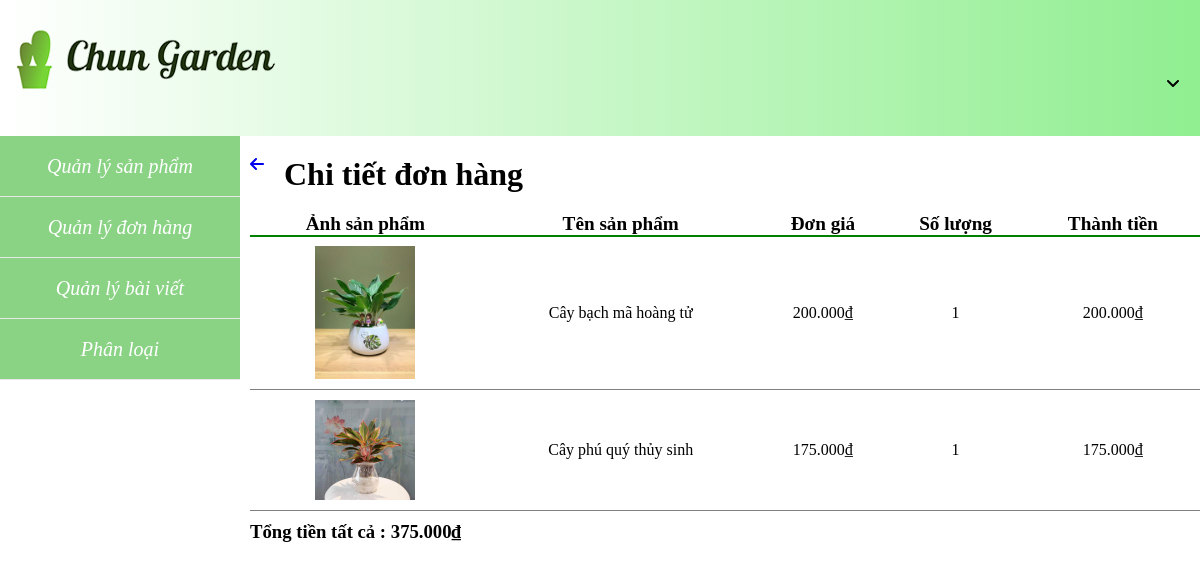
The app's page /admin/modules/invoice/view_detail.php?id=87 with its own data.
### tables this page shows
CREATE TABLE `invoice_detail` (
  `id_Invoice` int(11) NOT NULL,
  `id_Product` int(11) NOT NULL,
  `Quantity` int(11) NOT NULL,
  `Price` float NOT NULL
);

CREATE TABLE `product` (
  `id_Product` int(11) NOT NULL,
  `Name` varchar(50) NOT NULL,
  `Price` float NOT NULL,
  `image` varchar(255) NOT NULL,
  `Description` text NOT NULL,
  `Status` tinyint(1) NOT NULL,
  `id_Categorize` int(11) NOT NULL,
  `view` bigint(20) NOT NULL
);

### admin/modules/invoice/view_detail.php (the view, shortened to what this page needs)
<?php
	$id=$_GET['id'];
	$sql="SELECT invoice_detail.*, Product.Name,Product.image FROM invoice_detail  JOIN Product ON Product.Id_Product = invoice_detail.id_Product WHERE id_Invoice='$id'";
	$result=mysqli_query($conn,$sql);
?>
<?php
require_once 'Layout/header.php';
?>
<div class="invoice_detail">
	<div class="checkout">
		<a href='index.php?module=invoice&action=listinvoice'><i class="fas fa-arrow-left"></i></a>
	</div>
	<h1>Chi tiết đơn hàng</h1>
	<table>
		<tr>
			<th>Ảnh sản phẩm</th>
			<th> Tên sản phẩm </th>
			<th>Đơn giá</th>
			<th>Số lượng</th>
			<th>Thành tiền</th>
		</tr>
		<tr>
			<?php
			$total=0;
			foreach ($result as $row) {
				echo "<tr>";
				$url=$row['image'];
				echo "<td>";
				echo "<img src='$url' width='100px'>";
				echo "</td>";
				echo "<td>".$row['Name']."</td>";
				echo "<td>".number_format($row['Price'],0,",",".")."₫</td>";
				echo "<td>".$row['Quantity']."</td>";
				echo "<td>".number_format($row['Price']*$row['Quantity'],0,",",".")."₫</td>";
				$total +=$row['Price']*$row['Quantity'];
				echo "</tr>";
			}
			?>
		</tr>
	</table>
	<div class="check_total">
	<h3>Tổng tiền tất cả : <?php echo number_format("$total",0,",",".");?>₫</h3>
	</div>
</div>
<?php
require_once 'Layout/footer.php';
?>

### admin/modules/invoice/view_detail.php (style rules this page uses)
.invoice_detail { width: 100%; margin-top: 20px; }
.invoice_detail table { margin-top: 20px; width: 100%; text-align: center; }
.invoice_detail table th { font-size: larger; border-bottom: 2px solid green; }
.invoice_detail table tr td { padding: 10px 0; border-bottom: 1px solid grey; }
.check_total h3 { margin-top: 10px; margin-bottom: 10px; }
.checkout { margin-right: 20px; text-align: left; float: left; }

### admin/Layout/header.php (style rules this page uses)
* { padding: 0; margin: 0; box-sizing:border-box; border-collapse: collapse; list-style: none; text-decoration: none; }
body { background-color: #A4E2AA; }

### records on screen
invoice_detail: id_Product.image (picture), id_Product.Name "Cây bạch mã hoàng tử", Price "200.000", Quantity "1", $row['Price']*$row['Quantity'] "200.000"
invoice_detail: id_Product.image (picture), id_Product.Name "Cây phú quý thủy sinh", Price "175.000", Quantity "1", $row['Price']*$row['Quantity'] "175.000"
